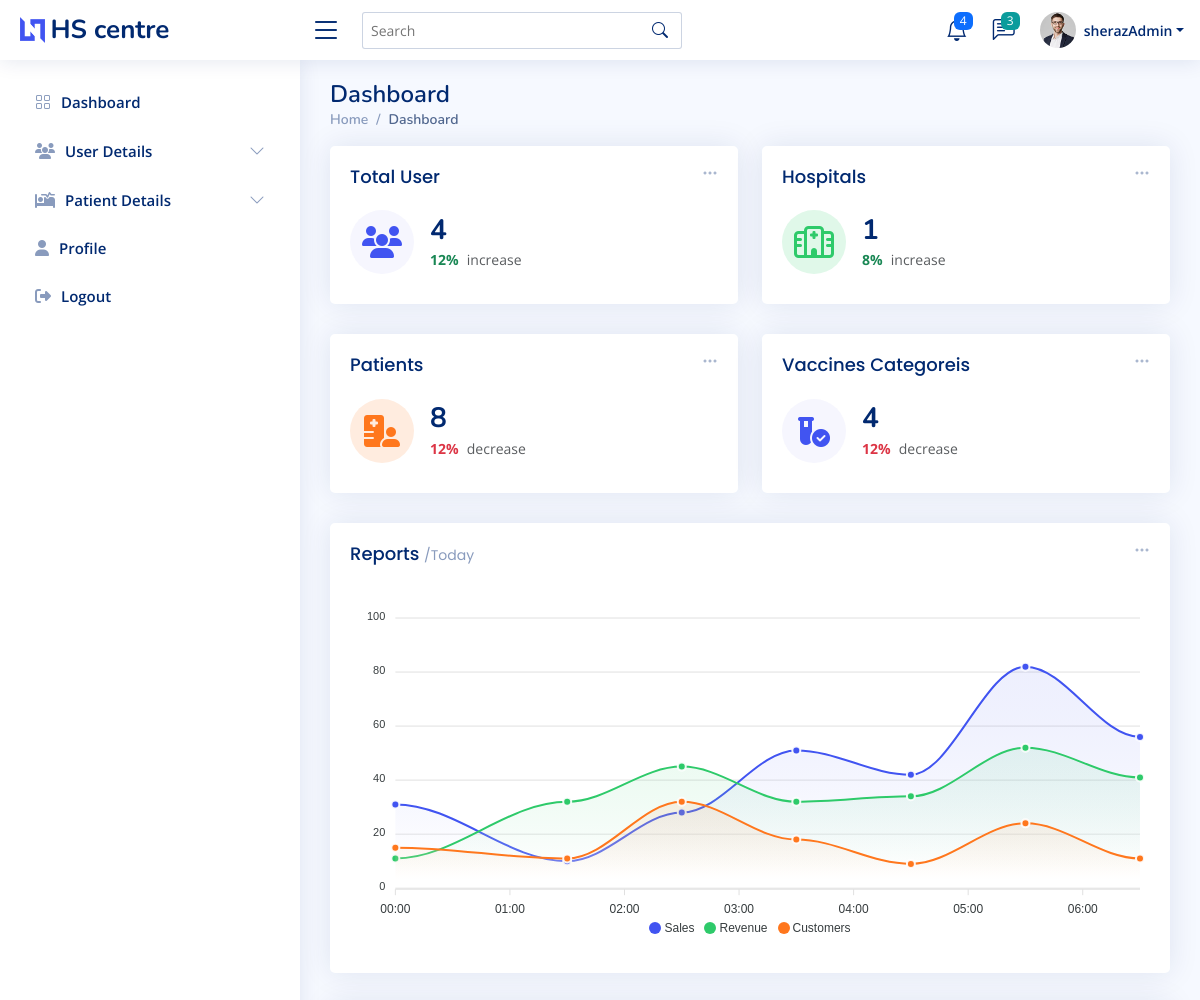
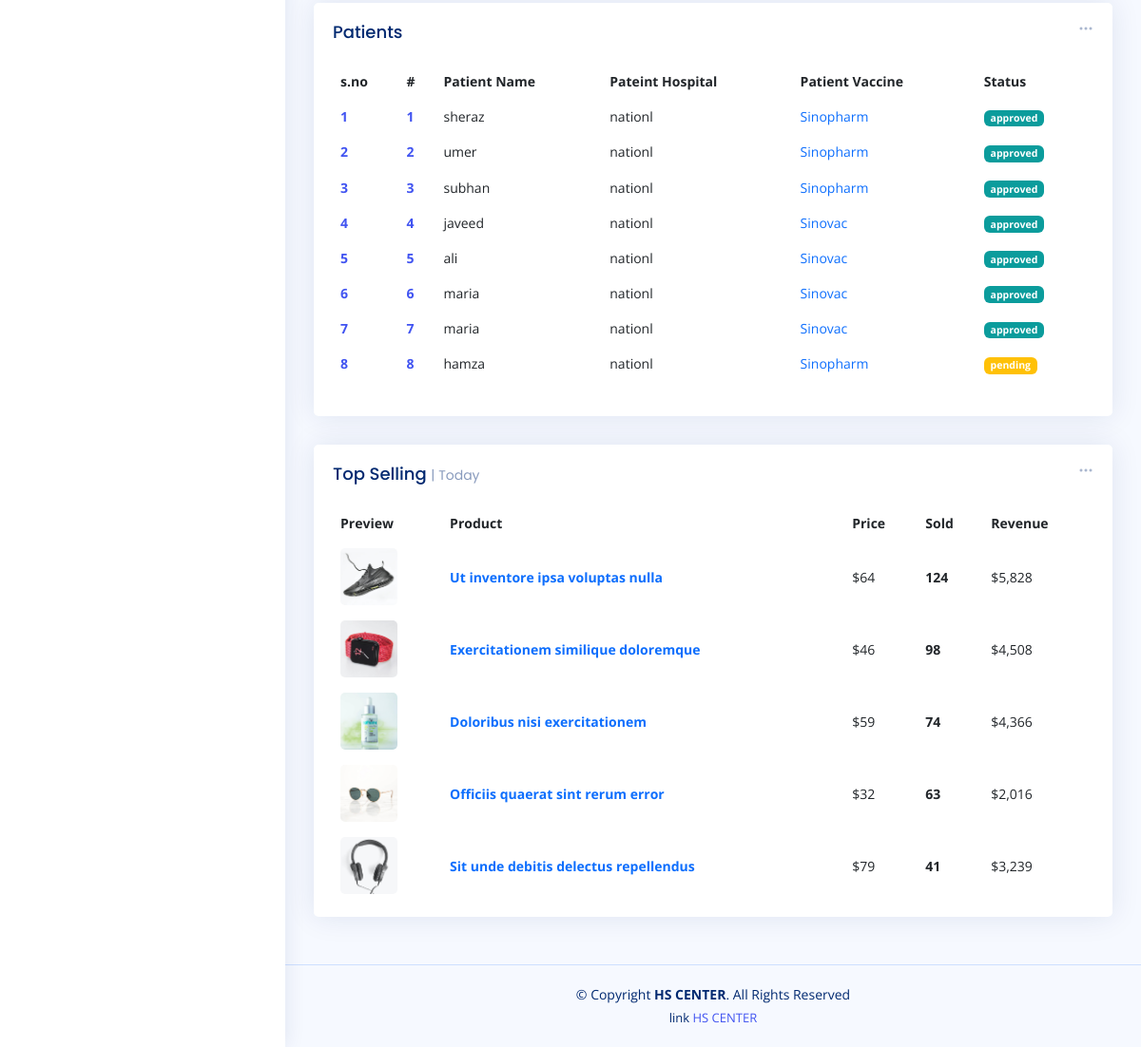
Screenshot of /admin-index.php (signed in) with the database file from the repository (2 pictures, top to bottom).
### tables this page shows
CREATE TABLE `reg_patient` (
  `patient_id` int(11) NOT NULL,
  `patient_name` varchar(200) NOT NULL,
  `patient_email` varchar(200) NOT NULL,
  `patient_phone` varchar(255) NOT NULL,
  `patient_cnic` varchar(255) NOT NULL,
  `patient_age` varchar(22) NOT NULL,
  `patient_select_hos` varchar(222) NOT NULL,
  `patient_gender` varchar(222) NOT NULL,
  `patient_vacc` varchar(222) NOT NULL,
  `patient_app_day` varchar(222) NOT NULL,
  `patient_status` varchar(222) NOT NULL
);

### admin-index.php (the view, shortened to what this page needs)
<?php
require 'conn.php';
$fetch_userQ = "SELECT * FROM `user`";
$fetch_user = mysqli_query($conn,$fetch_userQ);
$totalUser = mysqli_num_rows($fetch_user);
$fetch_HospitalQ = "SELECT * FROM `reg_hospital`";
$fetch_Hospital = mysqli_query($conn,$fetch_HospitalQ);
$totalHospital = mysqli_num_rows($fetch_Hospital);
$fetch_PatientQ = "SELECT * FROM `reg_patient`";
$fetch_Patient = mysqli_query($conn,$fetch_PatientQ);
$totalPatient = mysqli_num_rows($fetch_Patient);
$fetch_vaccineQ = "SELECT * FROM `vaccine`";
$fetch_vaccine = mysqli_query($conn,$fetch_vaccineQ);
$totalvaccine = mysqli_num_rows($fetch_vaccine);
?>
<!DOCTYPE html>
<html lang="en">
<head>
  <?php require './component/_admin_link.php'?>
</head>
<body>
<?php require './component/_admin_nav.php';?>
  <main id="main" class="main " >
    <div class="pagetitle ">
      <h1>Dashboard</h1>
      <nav>
        <ol class="breadcrumb">
          <li class="breadcrumb-item"><a href="admin-index.php">Home</a></li>
          <li class="breadcrumb-item active">Dashboard</li>
        </ol>
      </nav>
    </div>
    <section class="section dashboard ">
      <div class="row ">
        <div class="col-lg-12">
          <div class="row ">
            <div class="col-xxl-4 col-md-6  w-50">
              <div class="card info-card sales-card">
                <div class="filter">
                  <a class="icon" href="#" data-bs-toggle="dropdown"><i class="bi bi-three-dots"></i></a>
                </div>
                <div class="card-body">
                  <h5 class="card-title">Total User</h5>
                  <div class="d-flex align-items-center">
                    <div class="card-icon rounded-circle d-flex align-items-center justify-content-center">
                    <i class="fa-solid fa-users"></i>
                    </div>
                    <div class="ps-3">
                      <h6><?=$totalUser?></h6>
                      <span class="text-success small pt-1 fw-bold">12%</span> <span class="text-muted small pt-2 ps-1">increase</span>
                    </div>
                  </div>
                </div>
              </div>
            </div>
            <div class="col-xxl-4 col-md-6  w-50">
              <div class="card info-card revenue-card">
                <div class="filter">
                  <a class="icon" href="#" data-bs-toggle="dropdown"><i class="bi bi-three-dots"></i></a>
                </div>
                <div class="card-body">
                  <h5 class="card-title">Hospitals<span></span></h5>
                  <div class="d-flex align-items-center">
                    <div class="card-icon rounded-circle d-flex align-items-center justify-content-center">
                    <i class="fa-regular fa-hospital"></i>
                    </div>
                    <div class="ps-3">
                      <h6><?=$totalHospital?></h6>
                      <span class="text-success small pt-1 fw-bold">8%</span> <span class="text-muted small pt-2 ps-1">increase</span>
                    </div>
                  </div>
                </div>
              </div>
            </div>
<div class="col-xxl-4 col-xl-12 w-50">
<div class="card info-card customers-card">
  <div class="filter">
    <a class="icon" href="#" data-bs-toggle="dropdown"><i class="bi bi-three-dots"></i></a>
  </div>
  <div class="card-body">
    <h5 class="card-title">Patients </h5>
    <div class="d-flex align-items-center">
      <div class="card-icon rounded-circle d-flex align-items-center justify-content-center">
      <i class="fa-solid fa-hospital-user"></i>
      </div>
      <div class="ps-3">
        <h6><?=$totalPatient?></h6>
        <span class="text-danger small pt-1 fw-bold">12%</span> <span class="text-muted small pt-2 ps-1">decrease</span>
      </div>
    </div>
  </div>
</div>
</div>
<div class="col-xxl-4 col-xl-12 w-50">
<div class="card info-card sales-card">
  <div class="filter">
    <a class="icon" href="#" data-bs-toggle="dropdown"><i class="bi bi-three-dots"></i></a>
  </div>
  <div class="card-body">
    <h5 class="card-title">Vaccines Categoreis </h5>
    <div class="d-flex align-items-center">
      <div class="card-icon rounded-circle d-flex align-items-center justify-content-center">
      <i class="fa-solid fa-vial-circle-check"></i>
      </div>
      <div class="ps-3">
        <h6><?=$totalvaccine?></h6>
        <span class="text-danger small pt-1 fw-bold">12%</span> <span class="text-muted small pt-2 ps-1">decrease</span>
      </div>
    </div>
  </div>
</div>
</div>
            <div class="col-12 ">
              <div class="card">
                <div class="filter">
                  <a class="icon" href="#" data-bs-toggle="dropdown"><i class="bi bi-three-dots"></i></a>
                </div>
                <div class="card-body">
                  <h5 class="card-title">Reports <span>/Today</span></h5>
                  <div id="reportsChart"></div>
                </div>
              </div>
            </div>
            <div class="col-12" >
              <div class="card recent-sales overflow-auto">
                <div class="filter">
                  <a class="icon" href="#" data-bs-toggle="dropdown"><i class="bi bi-three-dots"></i></a>
                </div>
                <div class="card-body">
                  <h5 class="card-title">Patients </h5>
                  <table class="table table-borderless datatable" id="dowload_pdf">
                    <thead>
                      <tr>
                        <th scope="col">s.no</th>
                        <th scope="col">#</th>
                        <th scope="col">Patient Name</th>
                        <th scope="col">Pateint Hospital</th>
                        <th scope="col">Patient Vaccine</th>
                        <th scope="col">Status</th>
                      </tr>
                    </thead>
                    <tbody>
                    <?php
                    if($totalPatient > 0){
                      while($patient_data = mysqli_fetch_assoc($fetch_Patient)){
                        $i+=1;
                        if($patient_data['patient_status'] == 'Approved' || $patient_data['patient_status'] == 'approved'){
                          echo '<tr>
                          <th scope="row"><a href="#">'.$i.'</a></th>
                          <th scope="row"><a href="#">'.$patient_data['patient_id'].'</a></th>
                          <td>'.$patient_data['patient_name'].'</td>
                          <td>'.$patient_data['patient_select_hos'].'</td>
                          <td><a href="#" class="text-primary">'.$patient_data['patient_vacc'].'</a></td>
                          <td><span class="badge bg-success">'.$patient_data['patient_status'].'</span></td>
                        </tr>';
                        }
                        if($patient_data['patient_status'] == ''){
                          echo '<tr>
                          <th scope="row"><a href="#">'.$i.'</a></th>
                          <th scope="row"><a href="#">'.$patient_data['patient_id'].'</a></th>
                          <td>'.$patient_data['patient_name'].'</td>
                          <td>'.$patient_data['patient_select_hos'].'</td>
                          <td><a href="#" class="text-primary">'.$patient_data['patient_vacc'].'</a></td>
                          <td><span class="badge bg-warning">pending</span></td>
                        </tr>';
                        }
                        }
                    }
                    ?>
                    </tbody>
                  </table>
                </div>
              </div>
            </div>
            <div class="col-12 ">
              <div class="card top-selling overflow-auto">
                <div class="filter">
                  <a class="icon" href="#" data-bs-toggle="dropdown"><i class="bi bi-three-dots"></i></a>
                </div>
                <div class="card-body pb-0">
                  <h5 class="card-title">Top Selling <span>| Today</span></h5>
                  <table class="table table-borderless">
                    <thead>
                      <tr>
                        <th scope="col">Preview</th>
                        <th scope="col">Product</th>
                        <th scope="col">Price</th>
                        <th scope="col">Sold</th>
                        <th scope="col">Revenue</th>
                      </tr>
                    </thead>
                    <tbody>
                      <tr>
                        <th scope="row"><a href="#"><img src="assets/img/product-1.jpg" alt=""></a></th>
                        <td><a href="#" class="text-primary fw-bold">Ut inventore ipsa voluptas nulla</a></td>
                        <td>$64</td>
                        <td class="fw-bold">124</td>
                        <td>$5,828</td>
                      </tr>
                      <tr>
                        <th scope="row"><a href="#"><img src="assets/img/product-2.jpg" alt=""></a></th>
                        <td><a href="#" class="text-primary fw-bold">Exercitationem similique doloremque</a></td>
                        <td>$46</td>
                        <td class="fw-bold">98</td>
                        <td>$4,508</td>
                      </tr>
                      <tr>
                        <th scope="row"><a href="#"><img src="assets/img/product-3.jpg" alt=""></a></th>
                        <td><a href="#" class="text-primary fw-bold">Doloribus nisi exercitationem</a></td>
                        <td>$59</td>
                        <td class="fw-bold">74</td>
                        <td>$4,366</td>
                      </tr>
                      <tr>
                        <th scope="row"><a href="#"><img src="assets/img/product-4.jpg" alt=""></a></th>
                        <td><a href="#" class="text-primary fw-bold">Officiis quaerat sint rerum error</a></td>
                        <td>$32</td>
                        <td class="fw-bold">63</td>
                        <td>$2,016</td>
                      </tr>
                      <tr>
                        <th scope="row"><a href="#"><img src="assets/img/product-5.jpg" alt=""></a></th>
                        <td><a href="#" class="text-primary fw-bold">Sit unde debitis delectus repellendus</a></td>
                        <td>$79</td>
                        <td class="fw-bold">41</td>
                        <td>$3,239</td>
                      </tr>
                    </tbody>
                  </table>
                </div>
              </div>
            </div>
          </div>
        </div>
      </div>
    </section>
  </main>
  <?php require './component/_admin_footer.php'?>
</body>
</html>

### assets_admin/css/style.css (style rules this page uses)
:root { scroll-behavior: smooth; }
body { font-family: "Open Sans", sans-serif; background: #f6f9ff; color: #444444; }
a { color: #4154f1; text-decoration: none; }
h1, h2, h3, h4, h5, h6 { font-family: "Nunito", sans-serif; }
#main { margin-top: 60px; padding: 20px 30px; transition: all 0.3s; }
.pagetitle { margin-bottom: 10px; }
.pagetitle h1 { font-size: 24px; margin-bottom: 0; font-weight: 600; color: #012970; }
.card { margin-bottom: 30px; border: none; border-radius: 5px; box-shadow: 0px 0 30px rgba(1, 41, 112, 0.1); }
.card-title { padding: 20px 0 15px 0; font-size: 18px; font-weight: 500; color: #012970; font-family: "Poppins", sans-serif; }
.card-title span { color: #899bbd; font-size: 14px; font-weight: 400; }
.card-body { padding: 0 20px 20px 20px; }
.breadcrumb { font-size: 14px; font-family: "Nunito", sans-serif; color: #899bbd; font-weight: 600; }
.breadcrumb a { color: #899bbd; transition: 0.3s; }
.breadcrumb .breadcrumb-item::before { color: #899bbd; }
.breadcrumb .active { color: #51678f; font-weight: 600; }
@media (min-width: 1200px) { #main, #footer { margin-left: 300px; } }
.dashboard .filter { position: absolute; right: 0px; top: 15px; }
.dashboard .filter .icon { color: #aab7cf; padding-right: 20px; padding-bottom: 5px; transition: 0.3s; font-size: 16px; }
.dashboard .info-card { padding-bottom: 10px; }
.dashboard .info-card h6 { font-size: 28px; color: #012970; font-weight: 700; margin: 0; padding: 0; }
.dashboard .card-icon { font-size: 32px; line-height: 0; width: 64px; height: 64px; flex-shrink: 0; flex-grow: 0; }
.dashboard .sales-card .card-icon { color: #4154f1; background: #f6f6fe; }
.dashboard .revenue-card .card-icon { color: #2eca6a; background: #e0f8e9; }
.dashboard .customers-card .card-icon { color: #ff771d; background: #ffecdf; }
.dashboard .recent-sales { font-size: 14px; }
.dashboard .recent-sales .table thead { background: #f6f6fe; }
.dashboard .recent-sales .table thead th { border: 0; }
.dashboard .top-selling { font-size: 14px; }
.dashboard .top-selling .table thead { background: #f6f6fe; }
.dashboard .top-selling .table thead th { border: 0; }
.dashboard .top-selling .table tbody td { vertical-align: middle; }
.dashboard .top-selling img { border-radius: 5px; max-width: 60px; }

### component/_admin_nav.php (style rules this page uses)
.bg-success { background-color: rgb(11, 156, 156) !important; }

### rows the page displays
reg_patient: patient_id "1", patient_name "sheraz", patient_select_hos "nationl", patient_vacc "Sinopharm", patient_status "approved"
reg_patient: patient_id "2", patient_name "umer", patient_select_hos "nationl", patient_vacc "Sinopharm", patient_status "approved"
reg_patient: patient_id "3", patient_name "subhan", patient_select_hos "nationl", patient_vacc "Sinopharm", patient_status "approved"
reg_patient: patient_id "4", patient_name "javeed", patient_select_hos "nationl", patient_vacc "Sinovac", patient_status "approved"
reg_patient: patient_id "5", patient_name "ali", patient_select_hos "nationl", patient_vacc "Sinovac", patient_status "approved"
reg_patient: patient_id "6", patient_name "maria", patient_select_hos "nationl", patient_vacc "Sinovac", patient_status "approved"
reg_patient: patient_id "7", patient_name "maria", patient_select_hos "nationl", patient_vacc "Sinovac", patient_status "approved"
reg_patient: patient_id "8", patient_name "hamza", patient_select_hos "nationl", patient_vacc "Sinopharm"

### other values shown
$_SESSION['admin_name'] "sherazAdmin"
$totalUser "4"
$totalHospital "1"
$totalPatient "8"
$totalvaccine "4"
